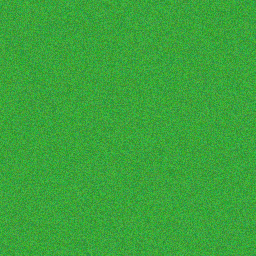
#> input picture test_amazon_forest.tif, 256 x 256 px; its folder holds only this picture in this run
$ python -i object_detection.py   (imports and definitions only)
#> lines starting #> are read from the running program, lines starting #| are printed output that depends on the picture
#> further down, picture is the input picture: shape (256, 256, 3); mean B, G, R 58.5, 163.7, 58.5
"""
SatQuery AI — Object Detection Engine
Detects and localizes individual objects/structures in satellite imagery.

Uses OpenCV-based morphology + edge/color analysis (no neural network required).
All detections carry explicit confidence labels. Never fabricates objects.

Supported target classes:
  buildings, storage_facility, road, water_body, vegetation, forest,
  agricultural_field, ship, airport/runway, bridge, vehicle, urban_area,
  industrial_area, construction_site, port
"""
import cv2
import numpy as np
import base64
import logging
from typing import List, Dict, Any, Optional, Tuple

from data_models import Detection
from spatial_reasoning import bbox_to_position, bbox_norm_to_geo

logger = logging.getLogger(__name__)

# Class → BGR color for overlay
CLASS_COLORS: Dict[str, Tuple[int, int, int]] = {
    "building":          (0, 160, 255),   # Amber-orange
    "storage_facility":  (0, 190, 220),   # Yellow-orange
    "road":              (80, 230, 255),   # Yellow
    "water_body":        (220, 160, 20),   # Cyan
    "vegetation":        (40, 200, 60),    # Green
    "forest":            (20, 160, 40),    # Dark green
    "agricultural_field":(80, 220, 100),   # Lime
    "ship":              (255, 80, 80),    # Red
    "airport":           (180, 80, 220),   # Purple
    "runway":            (160, 80, 200),   # Purple
    "bridge":            (200, 180, 60),   # Gold
    "vehicle":           (255, 60, 200),   # Pink
    "port":              (100, 200, 255),  # Light blue
    "industrial_area":   (80, 80, 255),    # Blue
    "urban_area":        (0, 160, 255),    # Orange
    "construction_site": (40, 200, 255),   # Orange-yellow
    "bare_soil":         (80, 180, 180),   # Sandy
    "cloud":             (200, 200, 200),  # White/grey
    "coastline":         (220, 220, 60),   # Gold
}


# [8 lines left out: function _confidence_label, not called in this run]


# ─────────────────────────────────────────────────────────────────────────────
# Per-class detection functions (OpenCV-based)
# ─────────────────────────────────────────────────────────────────────────────

def _detect_buildings(cv_img: np.ndarray) -> List[Dict]:
    """
    Detect rectangular structures (buildings) using edge density + morphology.
    Returns list of raw detection dicts with pixel bboxes.
    """
    h, w = cv_img.shape[:2]
#> h = 256; w = 256
    gray = cv2.cvtColor(cv_img, cv2.COLOR_BGR2GRAY)
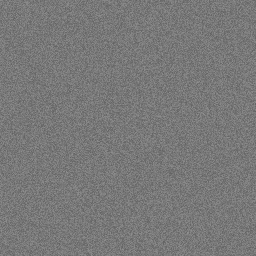
#> gray: shape (256, 256); min 96, max 144, mean 120.2
    hsv  = cv2.cvtColor(cv_img, cv2.COLOR_BGR2HSV)
#> hsv: shape (256, 256, 3); mean H, S, V 60, 176.2, 163.7

    # CLAHE for contrast enhancement
    clahe = cv2.createCLAHE(clipLimit=2.5, tileGridSize=(8, 8))
    enhanced = clahe.apply(gray)
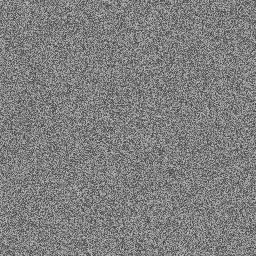
#> enhanced: shape (256, 256); min 61, max 193, mean 126.8

    # Canny edge detection
    edges = cv2.Canny(enhanced, 40, 120)
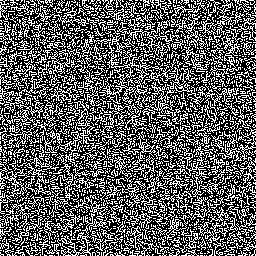
#> edges: shape (256, 256); 36.9% white in thin lines or dots

    # Morphological operations to cluster building footprints
    kernel_close = cv2.getStructuringElement(cv2.MORPH_RECT, (9, 9))
    closed = cv2.morphologyEx(edges, cv2.MORPH_CLOSE, kernel_close)
#> closed: shape (256, 256); every value is 255
    kernel_dilate = cv2.getStructuringElement(cv2.MORPH_RECT, (5, 5))
    dilated = cv2.dilate(closed, kernel_dilate, iterations=2)

    # Additional filter: concrete/rooftop colors (grey, light grey, red roofs)
    concrete_mask = cv2.inRange(hsv, np.array([0, 0, 85]), np.array([179, 60, 235]))
#> concrete_mask: shape (256, 256); every value is 0
    struct_mask   = cv2.bitwise_and(dilated, concrete_mask)
    combined = cv2.bitwise_or(dilated, struct_mask)

    # Find contours
    contours, _ = cv2.findContours(combined, cv2.RETR_EXTERNAL, cv2.CHAIN_APPROX_SIMPLE)
#> contours = [[[0, 0], [0, 255], [255, 255], [255, 0]]]

    results = []
    min_area  = max(100, (h * w) * 0.0004)  # at least 0.04% of image
#> min_area = 100
    max_area  = (h * w) * 0.12              # not more than 12% (likely a whole neighborhood)
#> max_area = 7864.3

    for c in contours:
        area = cv2.contourArea(c)
        if area < min_area or area > max_area:
            continue

        bx, by, bw, bh = cv2.boundingRect(c)
        aspect = max(bw, bh) / float(max(1, min(bw, bh)))

        # Buildings tend to be roughly rectangular (aspect < 5)
        if aspect > 6:
            continue

        # Minimum dimension check
        if bw < 8 or bh < 8:
            continue

        # Confidence based on edge density within bbox + aspect ratio
        roi = edges[by:by+bh, bx:bx+bw]
        edge_density = np.count_nonzero(roi) / float(max(1, bw * bh))
        conf = min(0.90, 0.45 + edge_density * 1.2 + (1 / max(1, aspect)) * 0.15)

        results.append({
            "bx": bx, "by": by, "bw": bw, "bh": bh,
            "area": area, "confidence": round(conf, 2)
        })
#> this loop made 1 pass
#> (c, area) on pass 1: ([[0, 0], [0, 255], [255, 255], [255, 0]], 65025)
#> after the loop, results = []

    # Non-maximum suppression: remove heavily overlapping boxes
    results = _nms(results, iou_threshold=0.40)
    # Sort by size descending, keep top 30
    results.sort(key=lambda x: -x["area"])
    return results[:30]


# [170 lines left out: functions _detect_storage_facilities, _detect_water_bodies, _detect_roads, _detect_vegetation, _detect_generic_structures, not called in this run]


# ─────────────────────────────────────────────────────────────────────────────
# Non-Maximum Suppression
# ─────────────────────────────────────────────────────────────────────────────

def _nms(detections: List[Dict], iou_threshold: float = 0.45) -> List[Dict]:
    """Simple NMS for list of dicts with bx/by/bw/bh/confidence."""
    if not detections:
        return []
    detections = sorted(detections, key=lambda x: -x["confidence"])
    kept = []
    for det in detections:
        suppressed = False
        for k in kept:
            iou = _compute_iou(det, k)
            if iou > iou_threshold:
                suppressed = True
                break
        if not suppressed:
            kept.append(det)
    return kept


# [13 lines left out: function _compute_iou, not called in this run]


# ─────────────────────────────────────────────────────────────────────────────
# Main detection dispatcher
# ─────────────────────────────────────────────────────────────────────────────

# Map canonical target name → (detector_fn, class_name, display_prefix)
_DETECTOR_MAP = {
    "building":           (_detect_buildings,          "building",          "Building"),
    "storage_facility":   (_detect_storage_facilities, "storage_facility",  "Structure"),
    "road":               (_detect_roads,              "road",              "Road"),
    "water_body":         (_detect_water_bodies,       "water_body",        "Water Body"),
    "vegetation":         (_detect_vegetation,         "vegetation",        "Vegetation"),
    "forest":             (_detect_vegetation,         "forest",            "Forest Patch"),
    "agricultural_field": (_detect_vegetation,         "agricultural_field","Agricultural Field"),
    "urban_area":         (_detect_buildings,          "urban_area",        "Urban Cluster"),
    "industrial_area":    (_detect_storage_facilities, "industrial_area",   "Industrial Structure"),
    "construction_site":  (_detect_buildings,          "construction_site", "Construction Site"),
    "coastline":          (_detect_water_bodies,       "coastline",         "Water Feature"),
    "ship":               (None,                       "ship",              "Vessel"),
    "airport":            (None,                       "airport",           "Airport Structure"),
    "runway":             (None,                       "runway",            "Runway"),
    "bridge":             (None,                       "bridge",            "Bridge"),
    "vehicle":            (None,                       "vehicle",           "Vehicle"),
    "port":               (_detect_buildings,          "port",              "Port Structure"),
    "bare_soil":          (None,                       "bare_soil",         "Bare Area"),
    "land":               (None,                       "land",              "Land Feature"),
    "cloud":              (None,                       "cloud",             "Cloud"),
}


# [212 lines left out: functions detect_objects, generate_detection_overlay, get_detection_limitations, not called in this run]

>>> import cv2
>>> picture = cv2.imread('../test_amazon_forest.tif')
>>> result = _detect_buildings(picture)
#> result = []
